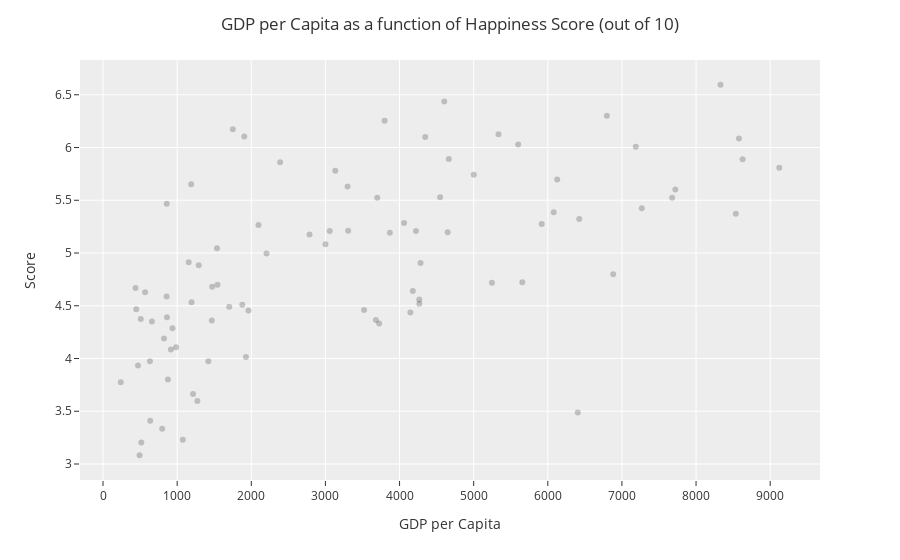

Notebook code cell kept with this figure:
### Code cell
my_columns = ['GDPpc','Score']
DF_model2 = DF_new[my_columns]

DF_model2.dropna(inplace=True)
DF_model2['GDPpc'] = DF_model2['GDPpc'].apply(lambda x: float(x))

mask = DF_model2['GDPpc'] <= 10_000
DF_model2 = DF_model2[mask]

fig = px.scatter(DF_model2,
                 x='GDPpc',
                 y='Score',
                 color_discrete_sequence=['black'],
                 opacity=0.2)

fig.update_layout(template="ggplot2",
                  title='GDP per Capita as a function of Happiness Score (out of 10)',
                  title_x=0.5,
                  xaxis_title='GDP per Capita',
                  yaxis_title='Score')


fig.show()

X = DF_model2['GDPpc'].values.reshape(-1,1)
y = DF_model2['Score'].values

LM = LinearRegression()
LM.fit(X, y)

print('Model Score:')
print(LM.score(X,y))

### Figure 1 — Plotly figure (JSON) as saved in the notebook; plotly's stock layout.template omitted (floating-point values rounded to 4 significant figures)
{"data": [{"hovertemplate": "GDPpc=%{x}<br>Score=%{y}<extra></extra>", "legendgroup": "", "marker": {"color": "black", "opacity": 0.2, "symbol": "circle"}, "mode": "markers", "name": "", "orientation": "v", "showlegend": false, "type": "scatter", "x": [516.7, 5246.0, 8579.0, 4266.0, 4221.0, 239.0, 1291.0, 857.9, 1962.0, 6080.0, 6424.0, 3133.0, 6797.0, 3001.0, 6405.0, 492.8, 1537.0, 5335.0, 1421.0, 7268.0, 3307.0, 5600.0, 936.3, 6882.0, 4267.0, 2206.0, 1194.0, 4603.0, 2389.0, 1272.0, 3870.0, 1928.0, 4146.0, 4665.0, 4283.0, 9122.0, 1879.0, 1544.0, 4650.0, 632.9, 3699.0, 3681.0, 875.4, 3059.0, 4547.0, 471.5, 8329.0, 5917.0, 862.5, 1468.0, 7677.0, 4061.0, 448.5, 1702.0, 8628.0, 636.8, 4179.0, 567.7, 2097.0, 1905.0, 1155.0, 1189.0, 6127.0, 3299.0, 5001.0, 797.9, 1472.0, 509.4, 3799.0, 438.3, 7721.0, 659.3, 915.0, 7187.0, 859.1, 3522.0, 8536.0, 1076.0, 822.0, 3725.0, 1751.0, 2786.0, 4347.0, 5656.0, 985.1, 1215.0], "xaxis": "x", "y": [3.203, 4.719, 6.086, 4.559, 5.208, 3.775, 4.883, 4.587, 4.456, 5.386, 5.323, 5.779, 6.3, 5.082, 3.488, 3.083, 5.044, 6.125, 3.973, 5.425, 5.211, 6.028, 4.286, 4.799, 4.519, 4.996, 4.534, 6.436, 5.86, 3.597, 5.192, 4.015, 4.437, 5.89, 4.906, 5.809, 4.509, 4.7, 5.197, 3.975, 5.525, 4.366, 3.802, 5.208, 5.529, 3.933, 6.595, 5.274, 4.39, 4.36, 5.523, 5.285, 4.466, 4.49, 5.888, 3.41, 4.639, 4.628, 5.265, 6.105, 4.913, 5.653, 5.697, 5.631, 5.743, 3.334, 4.681, 4.374, 6.253, 4.668, 5.603, 4.35, 4.085, 6.008, 5.467, 4.461, 5.373, 3.231, 4.189, 4.332, 6.174, 5.175, 6.1, 4.722, 4.107, 3.663], "yaxis": "y"}], "layout": {"legend": {"tracegroupgap": 0}, "margin": {"t": 60}, "title": {"text": "GDP per Capita as a function of Happiness Score (out of 10)", "x": 0.5}, "xaxis": {"anchor": "y", "domain": [0, 1], "title": {"text": "GDP per Capita"}}, "yaxis": {"anchor": "x", "domain": [0, 1], "title": {"text": "Score"}}}}
